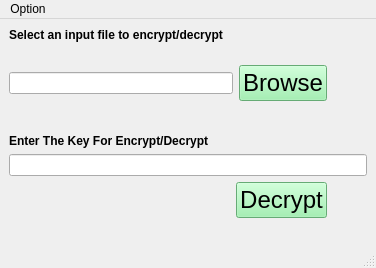
<?xml version="1.0" encoding="UTF-8"?>
<ui version="4.0">
 <class>MainWindow</class>
 <widget class="QMainWindow" name="MainWindow">
  <property name="geometry">
   <rect>
    <x>0</x>
    <y>0</y>
    <width>376</width>
    <height>268</height>
   </rect>
  </property>
  <property name="windowTitle">
   <string>MainWindow</string>
  </property>
  <widget class="QWidget" name="centralwidget">
   <layout class="QVBoxLayout" name="verticalLayout">
    <item>
     <layout class="QVBoxLayout" name="verticalLayout_2">
      <item>
       <widget class="QLabel" name="label">
        <property name="text">
         <string>&lt;h4&gt;Select an input file to encrypt/decrypt</string>
        </property>
       </widget>
      </item>
      <item>
       <spacer name="verticalSpacer_4">
        <property name="orientation">
         <enum>Qt::Vertical</enum>
        </property>
        <property name="sizeType">
         <enum>QSizePolicy::Preferred</enum>
        </property>
        <property name="sizeHint" stdset="0">
         <size>
          <width>20</width>
          <height>38</height>
         </size>
        </property>
       </spacer>
      </item>
      <item>
       <layout class="QHBoxLayout" name="horizontalLayout_3">
        <item>
         <widget class="QLineEdit" name="lineEdit_selectedFile_2"/>
        </item>
        <item>
         <widget class="QPushButton" name="pushButton_browse_2">
          <property name="styleSheet">
           <string notr="true">font: 75 11pt &quot;Ubuntu&quot;;
background-color: rgb(143, 240, 164);
font-size: 24px;</string>
          </property>
          <property name="text">
           <string>Browse</string>
          </property>
         </widget>
        </item>
        <item>
         <spacer name="horizontalSpacer_4">
          <property name="orientation">
           <enum>Qt::Horizontal</enum>
          </property>
          <property name="sizeType">
           <enum>QSizePolicy::Preferred</enum>
          </property>
          <property name="sizeHint" stdset="0">
           <size>
            <width>40</width>
            <height>20</height>
           </size>
          </property>
         </spacer>
        </item>
       </layout>
      </item>
      <item>
       <spacer name="verticalSpacer_3">
        <property name="orientation">
         <enum>Qt::Vertical</enum>
        </property>
        <property name="sizeType">
         <enum>QSizePolicy::Preferred</enum>
        </property>
        <property name="sizeHint" stdset="0">
         <size>
          <width>20</width>
          <height>47</height>
         </size>
        </property>
       </spacer>
      </item>
      <item>
       <widget class="QLabel" name="label_3">
        <property name="text">
         <string>&lt;h4&gt;Enter The Key For Encrypt/Decrypt</string>
        </property>
       </widget>
      </item>
      <item>
       <widget class="QLineEdit" name="lineEdit_key_2"/>
      </item>
     </layout>
    </item>
    <item>
     <spacer name="verticalSpacer_5">
      <property name="orientation">
       <enum>Qt::Vertical</enum>
      </property>
      <property name="sizeType">
       <enum>QSizePolicy::Preferred</enum>
      </property>
      <property name="sizeHint" stdset="0">
       <size>
        <width>20</width>
        <height>0</height>
       </size>
      </property>
     </spacer>
    </item>
    <item>
     <layout class="QHBoxLayout" name="horizontalLayout_4">
      <item>
       <spacer name="horizontalSpacer_5">
        <property name="orientation">
         <enum>Qt::Horizontal</enum>
        </property>
        <property name="sizeHint" stdset="0">
         <size>
          <width>40</width>
          <height>20</height>
         </size>
        </property>
       </spacer>
      </item>
      <item>
       <widget class="QPushButton" name="pushButton_decryptFile_2">
        <property name="styleSheet">
         <string notr="true">font: 75 11pt &quot;Ubuntu&quot;;
background-color: rgb(143, 240, 164);
font-size: 24px;</string>
        </property>
        <property name="text">
         <string>Decrypt</string>
        </property>
       </widget>
      </item>
      <item>
       <spacer name="horizontalSpacer_6">
        <property name="orientation">
         <enum>Qt::Horizontal</enum>
        </property>
        <property name="sizeType">
         <enum>QSizePolicy::Preferred</enum>
        </property>
        <property name="sizeHint" stdset="0">
         <size>
          <width>40</width>
          <height>20</height>
         </size>
        </property>
       </spacer>
      </item>
     </layout>
    </item>
    <item>
     <spacer name="verticalSpacer_2">
      <property name="orientation">
       <enum>Qt::Vertical</enum>
      </property>
      <property name="sizeType">
       <enum>QSizePolicy::Preferred</enum>
      </property>
      <property name="sizeHint" stdset="0">
       <size>
        <width>20</width>
        <height>0</height>
       </size>
      </property>
     </spacer>
    </item>
    <item>
     <widget class="QLabel" name="label_result_file">
      <property name="styleSheet">
       <string notr="true">text-align: center;</string>
      </property>
      <property name="text">
       <string>
&lt;h5&gt;</string>
      </property>
     </widget>
    </item>
   </layout>
  </widget>
  <widget class="QMenuBar" name="menubar">
   <property name="geometry">
    <rect>
     <x>0</x>
     <y>0</y>
     <width>376</width>
     <height>22</height>
    </rect>
   </property>
   <widget class="QMenu" name="menuOption">
    <property name="title">
     <string>Option</string>
    </property>
    <addaction name="actionClose_2"/>
   </widget>
   <addaction name="menuOption"/>
  </widget>
  <widget class="QStatusBar" name="statusbar"/>
  <action name="actionClose_2">
   <property name="text">
    <string>Close</string>
   </property>
   <property name="shortcut">
    <string>Ctrl+Esc</string>
   </property>
  </action>
 </widget>
 <resources/>
 <connections/>
</ui>
